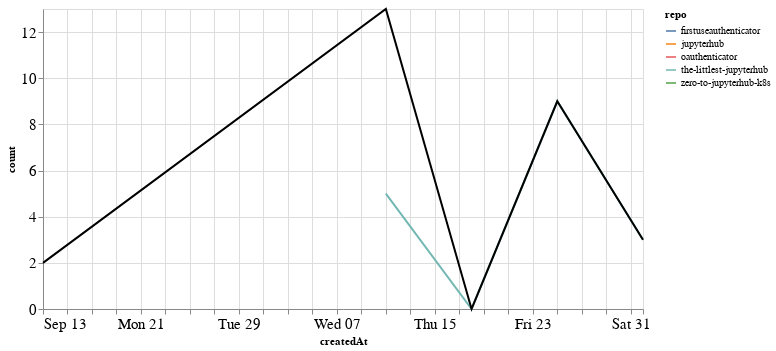

Notebook code for this chart:
### Markdown cell above
## Comments

### Code cell
comments_time = comments.groupby('repo').resample('W', on='createdAt').count()['author'].reset_index()
comments_time = comments_time.rename(columns={'author': 'count'})
comments_time_total = comments_time.groupby('createdAt').agg({"count": "sum"}).reset_index()
ch1 = alt.Chart(comments_time, width=600).mark_line().encode(
    x='createdAt',
    y='count',
    color='repo',
    tooltip="repo"
)

ch2 = alt.Chart(comments_time_total, width=600).mark_line(color="black").encode(
    x='createdAt',
    y='count',
)

ch1 + ch2

### Figure 1 — Vega-Lite specification as saved in the notebook (floating-point values rounded to 4 significant figures)
{"config": {"axisLeft": {"labelFontSize": 15}, "axisBottom": {"labelFontSize": 15}}, "layer": [{"data": {"name": "data-e2397bf9ff70d3d451087ee4ae658fbd"}, "mark": "line", "encoding": {"color": {"type": "nominal", "field": "repo"}, "tooltip": {"type": "nominal", "field": "repo"}, "x": {"type": "temporal", "field": "createdAt"}, "y": {"type": "quantitative", "field": "count"}}, "width": 600}, {"data": {"name": "data-a96e931ec71a6140fa78c3699aaa9eae"}, "mark": {"type": "line", "color": "black"}, "encoding": {"x": {"type": "temporal", "field": "createdAt"}, "y": {"type": "quantitative", "field": "count"}}, "width": 600}], "$schema": "https://vega.github.io/schema/vega-lite/v4.8.1.json", "datasets": {"data-e2397bf9ff70d3d451087ee4ae658fbd": [{"repo": "firstuseauthenticator", "createdAt": "2020-10-11T00:00:00", "count": 3}, {"repo": "jupyterhub", "createdAt": "2020-10-11T00:00:00", "count": 4}, {"repo": "oauthenticator", "createdAt": "2020-09-13T00:00:00", "count": 2}, {"repo": "the-littlest-jupyterhub", "createdAt": "2020-10-11T00:00:00", "count": 5}, {"repo": "the-littlest-jupyterhub", "createdAt": "2020-10-18T00:00:00", "count": 0}, {"repo": "the-littlest-jupyterhub", "createdAt": "2020-10-25T00:00:00", "count": 9}, {"repo": "the-littlest-jupyterhub", "createdAt": "2020-11-01T00:00:00", "count": 3}, {"repo": "zero-to-jupyterhub-k8s", "createdAt": "2020-10-11T00:00:00", "count": 1}], "data-a96e931ec71a6140fa78c3699aaa9eae": [{"createdAt": "2020-09-13T00:00:00", "count": 2}, {"createdAt": "2020-10-11T00:00:00", "count": 13}, {"createdAt": "2020-10-18T00:00:00", "count": 0}, {"createdAt": "2020-10-25T00:00:00", "count": 9}, {"createdAt": "2020-11-01T00:00:00", "count": 3}]}}
